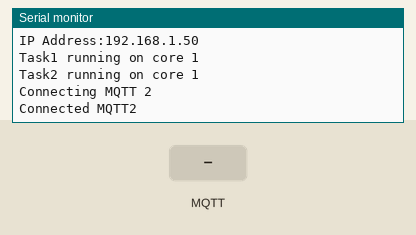
The sketch below on a simulated ESP32. Shown: the last lines printed to the serial monitor. The inputs (shaded band) are chosen by the test bench. WiFi joins after 1.5 s; servers stay silent unless stated; no MQTT or app messages arrive unless stated.

Above: at 4.2 s.
4.3 s: MQTT message ";" arrives on the first subscribed topic
At 6.2 s:
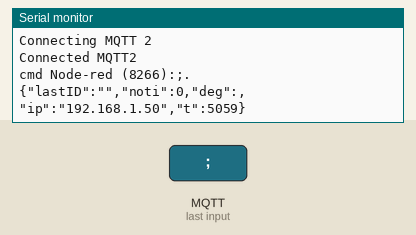
6.5 s: MQTT message "open" arrives on the first subscribed topic
At 7.5 s:
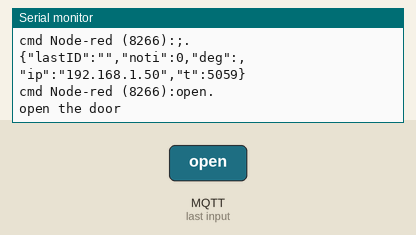
8.5 s: MQTT message "1" arrives on the first subscribed topic
At 9.6 s:
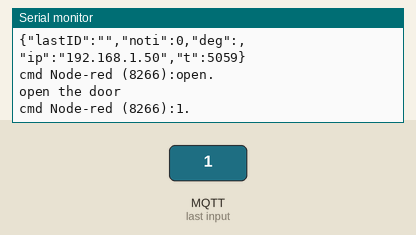

The sketch:

MULTI_MQTT.ino
```cpp
// #include <Servo.h>
// #include <ESP8266WiFi.h>
#include <WiFi.h>
#include <WiFi.h>
#include <SPI.h>
#include <MFRC522.h>
#include <PubSubClient.h>
#include <WiFiClient.h>

#define LCD_I2C_ADDR 0x27
#define LCD_I2C_NUM_COL 16
#define LCD_I2C_NUM_ROW 2
// SDA 4 (D2)
// SCL 5 (D1)
#include "my_lcd.h"

// #define SERVO_PIN             2        // D4

// SS/SDA     2  (D4)
// SCK        14 (D5)
// MOSI/SCL   13 (D7)
// MISO       12 (D6)
// RST        0  (D3)
#define RST_PIN 0  // D3
#define SS_PIN 16  // D0


WiFiClient client;
PubSubClient mqtt_client(client);

WiFiClient client2;
PubSubClient mqtt_client2(client2);

//============
const char *ssid = "Sophie";
const char *pass = "aaaaaaaaaa";
const char *mqttserver = "192.168.1.150";
const int mqttport = 1883;
const char *mqttid = "gate";
const char *toppicsub = "S-ESP-GATE";
const char *toppicpub = "P-ESP-GATE";
const char *toppicpubID = "P-ID-ESP-GATE";

const char *mqttserver2 = "128.199.64.166";
const int mqttport2 = 1884;
#define MQTT_USERNAME                 "originallyus"
#define MQTT_PASSWORD                 "originallyus"
const char *mqttid2 = "gate";
const char *toppicsub2 = "S-ESP-GATE";
const char *toppicpub2 = "P-ESP-GATE";
const char *toppicpubID2 = "P-ID-ESP-GATE";

unsigned long old_time_report = millis();
unsigned long delay_time_report = 5;  // 5s

String buffer_data_tu_nodered = "";
String buffer_id = "";
String strID = "";
int notification = 0;      // 1 : mean open, 0 : do nothing, -1 : wrong ID
int threshold_open = 199;  // if value is < 200


//===========
// MQTT
//===========
void xuLyLenhTuNodeRed(String cmd) {
  // threshold door open
  // range 0-199
  int num_index = cmd.indexOf(";");
  if (num_index > 0) {
    String str_threshold = cmd.substring(num_index + 1);
    int int_threshold = str_threshold.toInt();
    if (int_threshold < 0 || int_threshold > 255) {
      Serial.println("threshold over range");
      return;
    }

    threshold_open = int_threshold;
    Serial.println("threshold" + str_threshold + ".");  // debug
    return;
  }

  // Door
  if (cmd == "open") {
    notification = 1;
    // servo.write(threshold_open);
    delay(500);
    Serial.println("open the door");  // debug
    return;
  }

  if (cmd == "close") {
    notification = 0;
    // servo.write(0);
    delay(500);
    Serial.println("close the door");  // debug
    return;
  }

  if (cmd == "wrong") {
    notification = -1;
    Serial.println("wrong ID");  // debug
    return;
  }
}


// hàm lắng nghe sự kiện từ server gửi xuống
void callback(char *topic, byte *payload, unsigned int length) {
  // đọc từ ký tự mà Server gửi xuống.
  for (int i = 0; i < length; i++) {
    char temp_data_mqtt = (char)payload[i];
    buffer_data_tu_nodered += temp_data_mqtt;
  }
  Serial.print("cmd Node-red (8266):");
  Serial.print(buffer_data_tu_nodered);
  Serial.println(".");
  xuLyLenhTuNodeRed(buffer_data_tu_nodered);

  // xóa dữ liệu vừa sử lý xong để
  // tránh việc dữ liệu trước bị đè vào dữ liệu sau
  buffer_data_tu_nodered = "";
}

// hàm gửi dữ liệu lên Node-red
bool guiDataLenNodered(String data_gui_nodered) {
  if (mqtt_client.connected()) {
    mqtt_client.publish(toppicpub, data_gui_nodered.c_str());
    return true;
  }
  return false;
}

bool guiDataIDLenNodered(String data_gui_nodered) {
  if (mqtt_client.connected()) {
    mqtt_client.publish(toppicpubID, data_gui_nodered.c_str());
    return true;
  }
  return false;
}

// reportMQTT
void reportReadings() {
  String dataGuiNodeRed = "{";

  // last ID login
  dataGuiNodeRed += "\"lastID\":\"";
  dataGuiNodeRed += String(buffer_id);
  dataGuiNodeRed += "\",";

  // notification
  dataGuiNodeRed += "\"noti\":";
  dataGuiNodeRed += String(notification);
  dataGuiNodeRed += ",";

  // servo deg
  dataGuiNodeRed += "\"deg\":";
  // dataGuiNodeRed += String(servo.read());
  dataGuiNodeRed += ",";

  // general info
  dataGuiNodeRed += "\"ip\":\"";
  dataGuiNodeRed += WiFi.localIP().toString();
  dataGuiNodeRed += "\",";

  unsigned long now = millis();
  dataGuiNodeRed += "\"t\":";
  dataGuiNodeRed += String(now);

  dataGuiNodeRed += "}";

  // Debug
  Serial.println(dataGuiNodeRed);

  // Publish to MQTT
  boolean success = guiDataLenNodered(dataGuiNodeRed);

  // Error
  if (!success) {
    Serial.println("Failed to publish to MQTT");
    return;
  }
}


void setupMQTT() {
  Serial.println("Connecting MQTT");
  mqtt_client.setServer(mqttserver, mqttport);
  mqtt_client.setCallback(callback);

  while (!mqtt_client.connect(mqttid)) {
    delay(1000);
    Serial.print(".");
  }
  Serial.println("Connected MQTT");
  mqtt_client.publish(toppicpub, "Đã kết nối và chờ lệnh");
  mqtt_client.subscribe(toppicsub);
}

void setupMQTT2() {
  Serial.println("Connecting MQTT 2");
  mqtt_client2.setServer(mqttserver2, mqttport2);
  mqtt_client2.setCallback(callback);

  while (!mqtt_client2.connect(mqttid2,"originallyus","originallyus")) {
    delay(1000);
    Serial.print(".");
  }
  Serial.println("Connected MQTT2");
  mqtt_client2.publish(toppicpub2, "Đã kết nối và chờ lệnh");
  mqtt_client2.subscribe(toppicsub2);
}


//===========
// Wifi
//===========
void setupWifi() {
  Serial.println("Connecting WiFi");
  WiFi.begin(ssid, pass);
  while (WiFi.status() != WL_CONNECTED) {
    delay(1000);
    Serial.print(".");
  }
  Serial.println("Connected WiFi");
  Serial.print("IP Address:");
  Serial.println(WiFi.localIP());
}

void loopSendReport() {
  if (millis() - old_time_report > delay_time_report * 1000) {
    reportReadings();
    old_time_report = millis();
    delay(50);
    return;
  }
  delay(50);
}


// void setup(){

// }
// void loop(){

//}

//===============================================


void loop1() {
  if(!mqtt_client.connected())
  {
    setupMQTT();
    return;
  }

  loopSendReport();

  mqtt_client.loop();  // hàm duy trì sự kiện lắng nghe lệnh từ Node-red
  if(!mqtt_client2.connected()) delay(5000);
  else delay(50);
}


void loop2() {
  if(!mqtt_client2.connected())
  {
    setupMQTT2();
    return;
  }

  loopSendReport();

  mqtt_client2.loop();
  if(!mqtt_client.connected()) delay(5000);
  else delay(50);
}

//Task1code: blinks an LED every 1000 ms
void Task1code(void *pvParameters) {
  Serial.print("Task1 running on core ");
  Serial.println(xPortGetCoreID());

  for (;;) {
    loop1();
  }
}

//Task2code: blinks an LED every 700 ms
void Task2code(void *pvParameters) {
  Serial.print("Task2 running on core ");
  Serial.println(xPortGetCoreID());

  for (;;) {
    loop2();
  }
}

TaskHandle_t Task1;
TaskHandle_t Task2;

void setup() {
  Serial.begin(115200);

  setupWifi();

  //create a task that will be executed in the Task1code() function, with priority 1 and executed on core 0
  xTaskCreatePinnedToCore(
    Task1code, /* Task function. */
    "Task1",   /* name of task. */
    10000,     /* Stack size of task */
    NULL,      /* parameter of the task */
    1,         /* priority of the task */
    &Task1,    /* Task handle to keep track of created task */
    0);        /* pin task to core 0 */
  delay(500);

  //create a task that will be executed in the Task2code() function, with priority 1 and executed on core 1
  xTaskCreatePinnedToCore(
    Task2code, /* Task function. */
    "Task2",   /* name of task. */
    10000,     /* Stack size of task */
    NULL,      /* parameter of the task */
    1,         /* priority of the task */
    &Task2,    /* Task handle to keep track of created task */
    1);        /* pin task to core 1 */
  delay(500);
}

void loop(){
  delay(10);
};


//==============================================
```

my_lcd.h
```cpp
#ifndef __MY_LCD_H__
#define __MY_LCD_H__

/*  addresses I2C
 *  A2 - A1 - A0
 *  0  - 0  - 0 = 0x20
 *  0  - 0  - 1 = 0x21
 *  0  - 1  - 0 = 0x22
 *  0  - 1  - 1 = 0x23
 *  1  - 0  - 0 = 0x24
 *  1  - 0  - 1 = 0x25
 *  1  - 1  - 0 = 0x26
 *  1  - 1  - 1 = 0x27   // #default LCD
 */
#ifndef LCD_I2C_ADDR
#define LCD_I2C_ADDR           0x27      // default address
#endif

#ifndef LCD_I2C_NUM_COL
#define LCD_I2C_NUM_COL        20
#endif

#ifndef LCD_I2C_NUM_ROW
#define LCD_I2C_NUM_ROW        4
#endif

#include <LiquidCrystal_I2C.h>


uint8_t Address_LCD = LCD_I2C_ADDR;
uint8_t cols_LCD = LCD_I2C_NUM_COL;
uint8_t rows_LCD = LCD_I2C_NUM_ROW;

LiquidCrystal_I2C lcd(Address_LCD, cols_LCD, rows_LCD);

void printLcd(int colum, int row, String message)
{
    if (message.length() > cols_LCD)
    {
      lcd.setCursor(0,0);
      lcd.print("maxLength<" + String(cols_LCD));
      lcd.setCursor(0,1);
      lcd.print("yourMsg:"+ String( message.length() ));
      return;
    }
    lcd.setCursor(colum, row);
    lcd.print(message);
}

void clearLcd()
{
    lcd.clear();
}

void scrollLcd(int col, int row, String message, int delayTime, int lenView)
{
    String messagelong;
    int character = lenView;
    if (message.length() > character)
    {
        for (int i = 0; i < character; i++)
            messagelong = "" + message + "-" + message;
        for (int pos = 0; pos <= (message.length() + 1); pos++)
        {
            lcd.setCursor(col, row);
            lcd.print(messagelong.substring(pos, pos + character));
            delay(delayTime);
        }
        return;
    }
    lcd.setCursor(col, row);
    lcd.print(message);
}

/**
 * @param light 1:on  0:off
 */
void backLightLcd(bool light)
{
    light ? lcd.backlight() : lcd.noBacklight();
}

void setupLcd()
{
    lcd.init();

    backLightLcd(1);

    Serial.println("Setup LCD done!!!");
}

#endif
```

Measured:
- after the input at 4.3 s, the serial monitor: prints a new line at once (image 1)
- after the input at 6.5 s, the serial monitor: prints a new line at once (image 2)
- after the input at 8.5 s, the serial monitor: prints a new line at once (image 3)
